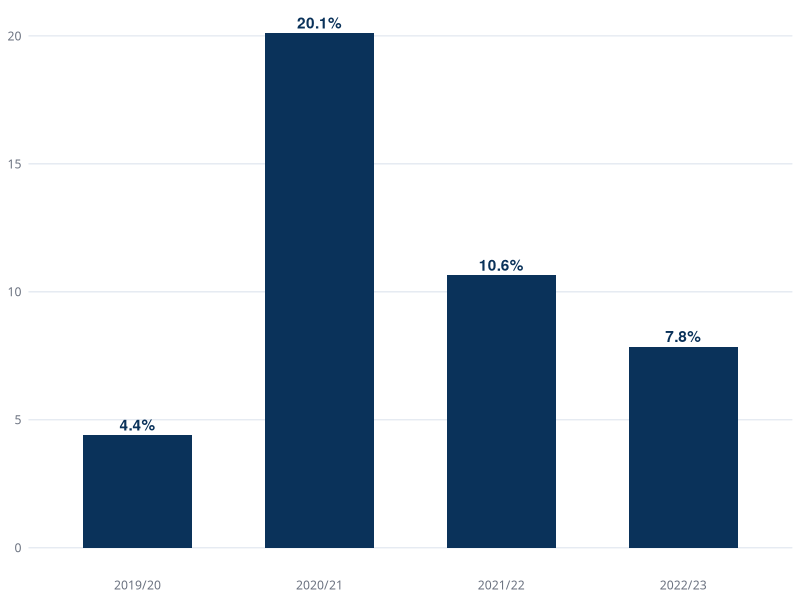

Generate this figure with R:
## ---- chunk 1
#| echo: false
#| fig-cap: "Provision multiplier by fiscal year"
library(ggplot2)
df <- data.frame(
  year = c("2019/20", "2020/21", "2021/22", "2022/23"),
  alpha = c(4.40, 20.10, 10.64, 7.85)
)
ggplot(df, aes(year, alpha)) +
  geom_col(fill = "#0A325A", width = 0.6) +
  geom_text(aes(label = sprintf("%.1f%%", alpha)), vjust = -0.4,
            colour = "#0A325A", fontface = "bold") +
  labs(x = NULL, y = NULL) +
  theme_minimal(base_family = "Calibri") +
  theme(
    panel.grid.major.x = element_blank(),
    panel.grid.minor = element_blank(),
    panel.grid.major.y = element_line(colour = "#D5DEE9", linewidth = 0.3),
    axis.text = element_text(colour = "#6B7280")
  )
